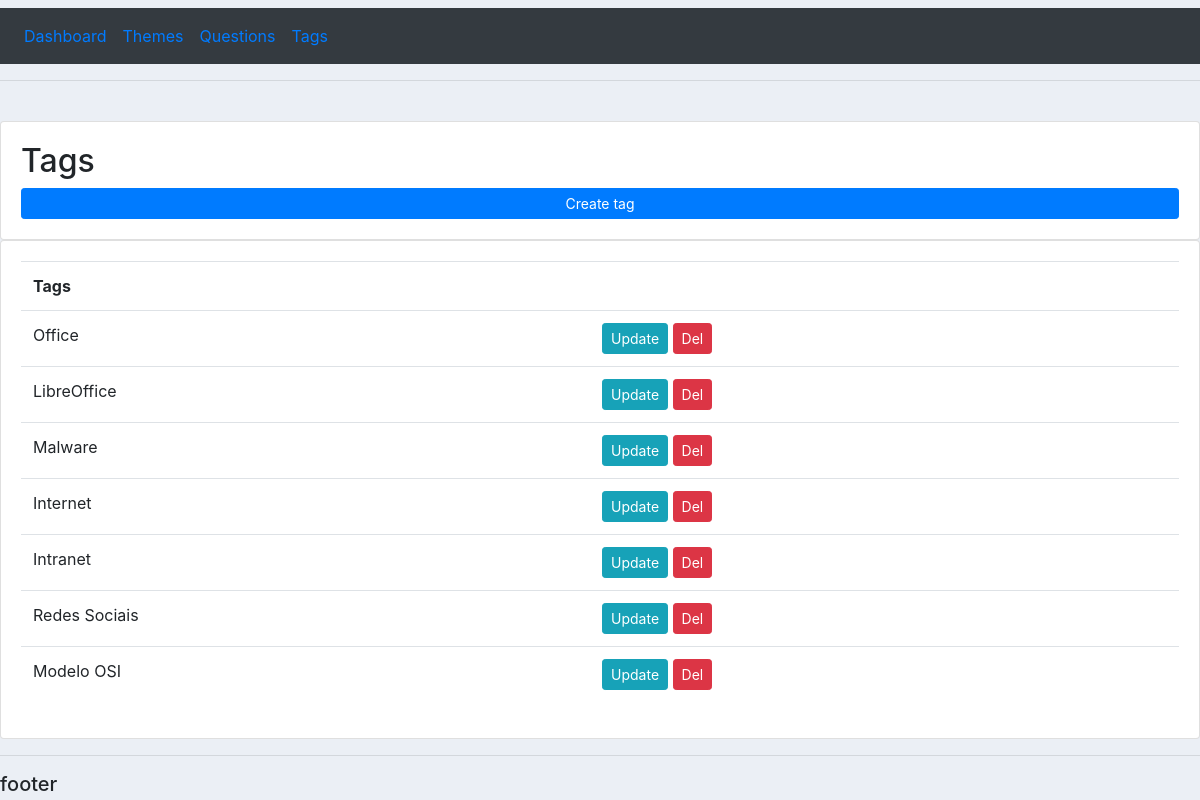
The app's page /tags/ with its own data.
### questions/models.py (models this page shows, shortened)
class Tag(models.Model):
    name = models.CharField(max_length=200, null=True, unique=True)

### questions/views.py (the view)
# urls.py: path('tags/', views.tags, name="tags"),
def tags(request):
    tags = Tag.objects.all()
    context = {'tags':tags}
    return render(request, 'questions/tags.html', context)

### questions/templates/questions/tags.html
{% extends 'questions/main.html' %}
{% block content %}
<br>
<div class="row">
    <div class="col-md">
        <div class="card card-body">
                <h2>Tags</h2>
                <a class="btn btn-primary  btn-sm btn-block" href="{% url 'create_tags' %}">Create tag</a>
        </div>
        <div class="card card-body">
            <table class="table">
                <tr><th>Tags</th><th></th></tr>
                {% for item in tags %}
                    <tr>
                        <td>{{ item.name }}</td>
                        <td>
                            <a class="btn btn-sm btn-info" href="{% url 'update_tags' item.id %}">Update</a>
                            <a class="btn btn-sm btn-danger" href="{% url 'delete_tags' item.id  %}">Del</a>
                        </td>
                    </tr>
                {% endfor %}
            </table>
        </div>
    </div>
</div>
{% endblock %}

### static/css/main.css (style rules this page uses)
body { background-color: #ebeff5; }

### records on screen
Tag: name "Office"
Tag: name "LibreOffice"
Tag: name "Malware"
Tag: name "Internet"
Tag: name "Intranet"
Tag: name "Redes Sociais"
Tag: name "Modelo OSI"
